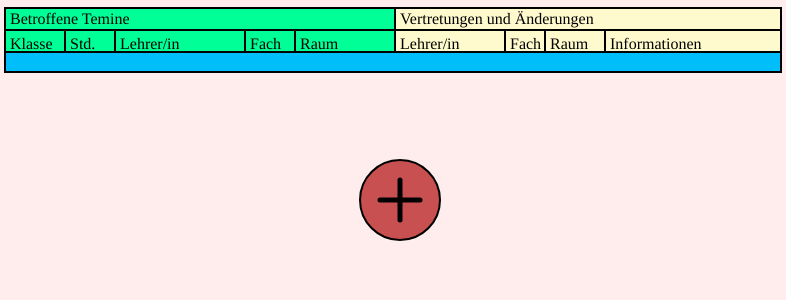
Frame 1 (no input)
Frame 60 (no input): identical to frame 1, image omitted
Frame 120 (the mouse pressed at the canvas centre since frame 60): identical to frame 1, image omitted

The p5.js sketch that drew this single still picture (run headless with seeded random() and noise() and a simulated clock; from frame 60 on, the mouse is pressed at the canvas centre):

// p5.js sketch
// ── sketch.js
var x = 200; //Umplatzierung auf der x-Achse
var y = 0; //Umplatzierung auf der y-Achse
var yCanvas = 0; // Größe vom Canvas
var terminex = 10;
var terminey = 10;
var anderungenx = 400;
var anderungeny = 10;
var klassex = 10;
var yTab = 35;
var stdx = 70;
var lehrerax = 120;
var lehrernx = 400;
var fachax = 250;
var fachnx = 510;
var raumax = 300;
var raumnx = 550;
var bemerkungx = 610;
var anders = [];
var a = 0;
var dPlus = 0;
var py = 200;
var clicked = false;
var anz = 0;

function setup() {
 cnv = createCanvas(786, yCanvas + 300);
 cnv.position(x, y);
 termine = createDiv('Betroffene Temine');
 termine.position(x + terminex, y + terminey);
 klasse = createDiv('Klasse');
 klasse.position(x + klassex, y + yTab);
 std = createDiv('Std.');
 std.position(x + stdx, y + yTab);
 lehrera = createDiv('Lehrer/in');
 lehrera.position(x + lehrerax, y + yTab);
 facha = createDiv('Fach');
 facha.position(x + fachax, y + yTab);
 rauma = createDiv('Raum');
 rauma.position(x + raumax, y + yTab);
 anderungen = createDiv('Vertretungen und Änderungen');
 anderungen.position(x + anderungenx, y + anderungeny);
 lehrern = createDiv('Lehrer/in');
 lehrern.position(x + lehrernx, y + yTab);
 fachn = createDiv('Fach');
 fachn.position(x + fachnx, y + yTab);
 raumn = createDiv('Raum');
 raumn.position(x + raumnx, y + yTab);
 bemerkung = createDiv('Informationen');
 bemerkung.position(x + bemerkungx, y + yTab);
}

function draw() {
 dPlus = dist(400, py, mouseX, mouseY);
 stroke(0);
 strokeWeight(2);
 fill(0, 255, 150);
 background(255, 237, 237);
 rect(5, 8, 390, 22);
 rect(5, 30, 60, 22);
 rect(65, 30, 50, 22);
 rect(115, 30, 130, 22);
 rect(245, 30, 50, 22);
 rect(295, 30, 100, 22);
 fill(255, 250, 205);
 rect(395, 8, 386, 22);
 rect(395, 30, 110, 22);
 rect(505, 30, 40, 22);
 rect(545, 30, 60, 22);
 rect(605, 30, 176, 22);
 fill(0, 190, 250);
 rect(5, 52, 776, 20);
 newPlan();
 for (var i = 0; i < anz; i++) {
  anders[i].addVert();
 }
}

function mouseClicked() {
 if (dPlus < 40) {
  anz++;
  anders.push(new Plan());
  clicked = true;
 }
}

newPlan = function() {
 fill(255, 237, 237);
 noStroke();
 rect(300, 120, 200, 200);
 stroke(0);
 if (dPlus < 40) {
  fill(250, 80, 80);
  ellipse(400, py, 100, 100);
  strokeWeight(5);
  line(380, py, 420, py);
  line(400, py - 20, 400, py + 20);
 } else {
  fill(200, 80, 80);
  ellipse(400, py, 80, 80);
  strokeWeight(5);
  line(380, py, 420, py);
  line(400, py - 20, 400, py + 20);
 }
}

function Plan() {
 this.kl;
 this.st;
 this.la;
 this.ln;
 this.fa;
 this.fn;
 this.ra;
 this.rn;
 this.bem;
 this.kld;
 this.std;
 this.lad;
 this.lnd;
 this.fad;
 this.fnd;
 this.rad;
 this.rnd;
 this.bemd;
 this.ySet = 50;
 this.sizex = 40;
 this.sizey = 20;
 this.echt;

 this.addVert = function() {
  if ((dPlus < 40) && (clicked)) {
   this.kl = createInput('');
   this.kl.size(this.sizex, this.sizey);
   this.kl.position(x + klassex, y + yTab + this.ySet);
   this.st = createInput('');
   this.st.size(this.sizex - 5, this.sizey);
   this.st.position(x + stdx, y + yTab + this.ySet);
   this.la = createInput('');
   this.la.size(this.sizex + 70, this.sizey);
   this.la.position(x + lehrerax, y + yTab + this.ySet);
   this.ln = createInput('');
   this.ln.size(this.sizex + 55, this.sizey);
   this.ln.position(x + lehrernx, y + yTab + this.ySet);
   this.fa = createInput('');
   this.fa.size(this.sizex - 5, this.sizey);
   this.fa.position(x + fachax, y + yTab + this.ySet);
   this.fn = createInput('');
   this.fn.size(this.sizex - 10, this.sizey);
   this.fn.position(x + fachnx, y + yTab + this.ySet);
   this.ra = createInput('');
   this.ra.size(this.sizex + 30, this.sizey);
   this.ra.position(x + raumax, y + yTab + this.ySet);
   this.rn = createInput('');
   this.rn.size(this.sizex + 5, this.sizey);
   this.rn.position(x + raumnx, y + yTab + this.ySet);
   this.bem = createInput('');
   this.bem.size(this.sizex + 120, this.sizey);
   this.bem.position(x + bemerkungx, y + yTab + this.ySet);
   this.ySet += 30;
   py += 25;
   clicked = false;
   yCanvas += 25;
   resizeCanvas(786, yCanvas + 300);
  }
 }

}
